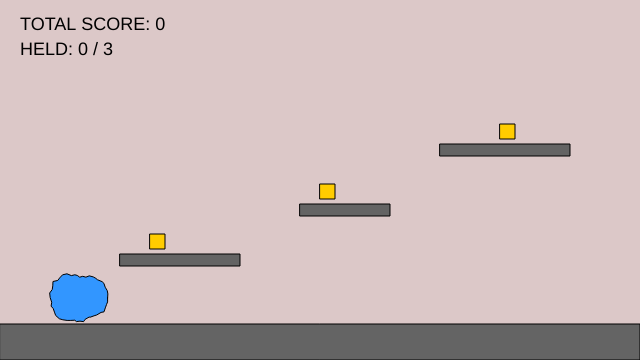
Frame 1 (no input)
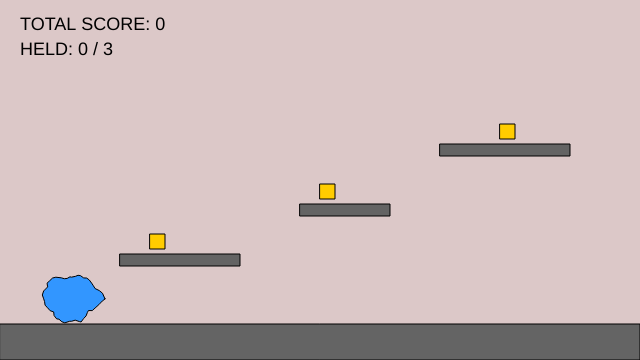
Frame 60 (no input)
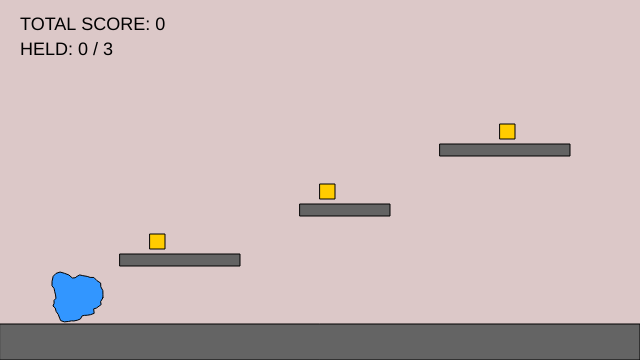
Frame 120 (the mouse pressed at the canvas centre since frame 60)

The p5.js sketch that drew these frames (run headless with seeded random() and noise() and a simulated clock; from frame 60 on, the mouse is pressed at the canvas centre):

// p5.js sketch
// ── sketch.js
let floorY3;
let items = [];
let totalScore = 0; // Total career score
let currentHeld = 0; // Current stack count

let blob3 = {
  x: 80,
  y: 0,
  r: 26,
  points: 48,
  wobble: 12,
  wobbleFreq: 1.2,
  t: 0,
  tSpeed: 0.15,
  vx: 0,
  vy: 0,
  accel: 1.2,
  maxRun: 8.0,
  gravity: 0.65,
  jumpV: -12.0,
  onGround: false,
  frictionAir: 0.99,
  frictionGround: 0.8,
};

let platforms = [];

function setup() {
  createCanvas(640, 360);
  floorY3 = height - 36;

  platforms = [
    { x: 0, y: floorY3, w: width, h: height - floorY3 },
    { x: 120, y: floorY3 - 70, w: 120, h: 12 },
    { x: 300, y: floorY3 - 120, w: 90, h: 12 },
    { x: 440, y: floorY3 - 180, w: 130, h: 12 },
  ];

  // Initial Item positions
  spawnItems();

  blob3.y = floorY3 - blob3.r - 1;
}

function spawnItems() {
  items = [
    { x: 150, y: floorY3 - 90, w: 15, h: 15, stolen: false, stackPos: 0 },
    { x: 320, y: floorY3 - 140, w: 15, h: 15, stolen: false, stackPos: 0 },
    { x: 500, y: floorY3 - 200, w: 15, h: 15, stolen: false, stackPos: 0 },
  ];
}

function draw() {
  background(220, 200, 200);

  // Draw Platforms
  fill(100);
  for (const p of platforms) rect(p.x, p.y, p.w, p.h);

  // --- Logic for Items ---
  for (let item of items) {
    fill(255, 204, 0);
    if (item.stolen) {
      // Stack items on the blob
      item.x = blob3.x - 7;
      item.y = blob3.y - (blob3.r + 10 + item.stackPos * 12);
    }
    rect(item.x, item.y, item.w, item.h);
  }

  // --- RESET LOGIC ---
  if (currentHeld >= 3) {
    currentHeld = 0;
    spawnItems(); // Put items back in original spots
  }

  // --- Movement & Input ---
  let move = 0;
  if (keyIsDown(LEFT_ARROW) || keyIsDown(65)) move -= 1;
  if (keyIsDown(RIGHT_ARROW) || keyIsDown(68)) move += 1;

  blob3.vx += blob3.accel * move + random(-0.2, 0.2);
  blob3.vx *= blob3.onGround ? blob3.frictionGround : blob3.frictionAir;
  blob3.vx = constrain(blob3.vx, -blob3.maxRun, blob3.maxRun);
  blob3.vy += blob3.gravity;

  // --- Collision ---
  let box = {
    x: blob3.x - blob3.r,
    y: blob3.y - blob3.r,
    w: blob3.r * 2,
    h: blob3.r * 2,
  };
  box.x += blob3.vx;
  for (const s of platforms) {
    if (overlap(box, s)) {
      if (blob3.vx > 0) box.x = s.x - box.w;
      else if (blob3.vx < 0) box.x = s.x + s.w;
      blob3.vx = 0;
    }
  }
  box.y += blob3.vy;
  blob3.onGround = false;
  for (const s of platforms) {
    if (overlap(box, s)) {
      if (blob3.vy > 0) {
        box.y = s.y - box.h;
        blob3.vy = 0;
        blob3.onGround = true;
      } else if (blob3.vy < 0) {
        box.y = s.y + s.h;
        blob3.vy = 0;
      }
    }
  }

  blob3.x = box.x + box.w / 2;
  blob3.y = box.y + box.h / 2;
  blob3.x = constrain(blob3.x, blob3.r, width - blob3.r);

  // --- Mischief: Steal Logic ---
  for (let item of items) {
    if (!item.stolen && overlap(box, item)) {
      item.stolen = true;
      item.stackPos = currentHeld; // Set where in the stack it sits
      currentHeld += 1;
      totalScore += 1;
    }
  }

  // --- Draw Visuals ---
  blob3.t += blob3.tSpeed;
  drawBlobCircle(blob3);

  // HUD
  fill(0);
  textSize(18);
  text("TOTAL SCORE: " + totalScore, 20, 30);
  text("HELD: " + currentHeld + " / 3", 20, 55);
}

function overlap(a, b) {
  return (
    a.x < b.x + b.w && a.x + a.w > b.x && a.y < b.y + b.h && a.y + a.h > b.y
  );
}

function drawBlobCircle(b) {
  fill(50, 150, 255);
  beginShape();
  for (let i = 0; i < b.points; i++) {
    const a = (i / b.points) * TAU;
    const n = noise(
      cos(a) * b.wobbleFreq + 100,
      sin(a) * b.wobbleFreq + 100,
      b.t,
    );
    const r = b.r + map(n, 0, 1, -b.wobble, b.wobble);
    vertex(b.x + cos(a) * r + random(-1, 1), b.y + sin(a) * r + random(-1, 1));
  }
  endShape(CLOSE);
}

function keyPressed() {
  if ((key === " " || keyCode === UP_ARROW || key === "w") && blob3.onGround) {
    blob3.vy = blob3.jumpV;
    blob3.onGround = false;
  }
}
